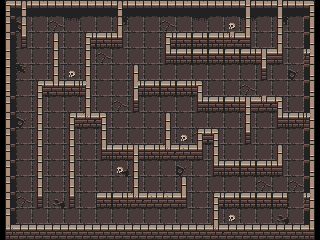

Tiled map render using the project's own tile images. Description and the whole map definition, tile-layer contents included, below:
An orthogonal 20x15 tile map with 16x16 px tiles, 2 tile layers (Camada de Blocos 1, Camada de Blocos 2), 3 tilesets.

<map version="1.10" tiledversion="1.11.2" orientation="orthogonal" renderorder="right-down" width="20" height="15" tilewidth="16" tileheight="16" infinite="0" nextlayerid="3" nextobjectid="1">
 <editorsettings>
  <export target="../maps/nivel1.json" format="json" />
 </editorsettings>
 <tileset firstgid="1" name="atlas_floor-16x16" tilewidth="16" tileheight="16" tilecount="49" columns="7">
  <image source="atlas_floor-16x16.png" width="112" height="112" />
 </tileset>
 <tileset firstgid="50" name="atlas_walls_low-16x16" tilewidth="16" tileheight="16" tilecount="48" columns="12">
  <image source="atlas_walls_low-16x16.png" width="192" height="64" />
 </tileset>
 <tileset firstgid="98" name="atlas_walls_high-16x32" tilewidth="16" tileheight="16" tilecount="192" columns="24">
  <image source="atlas_walls_high-16x32.png" width="384" height="128" />
 </tileset>
 <layer id="1" name="Camada de Blocos 1" width="20" height="15">
  <data encoding="csv">
58,60,60,60,60,60,60,60,60,60,60,60,60,60,60,60,60,60,60,61,
130,8,1,2,12,1,1,15,1,1,2,1,12,1,1,12,1,15,1,133,
130,1,1,1,1,1,1,1,1,1,1,1,1,1,2,1,1,1,1,133,
70,1,1,1,1,1,2,1,1,1,1,1,1,1,1,1,1,1,1,133,
70,16,1,1,1,1,1,1,1,1,1,1,1,1,1,1,1,1,8,133,
70,1,1,1,1,1,1,1,1,1,1,1,1,1,1,2,1,1,1,133,
130,1,1,1,1,1,1,2,1,1,1,1,1,1,1,1,1,1,1,133,
130,8,1,1,1,2,1,1,1,1,1,1,1,1,1,1,1,1,1,133,
130,1,1,1,1,1,1,1,1,1,1,1,2,1,1,1,1,1,1,133,
130,1,1,1,1,1,1,1,1,1,1,1,1,1,1,1,1,1,1,133,
130,1,1,1,1,1,1,10,1,1,1,8,1,1,1,1,1,1,1,133,
130,1,1,1,1,1,1,1,1,1,1,1,1,1,1,1,2,1,2,133,
130,2,1,10,1,1,0,0,1,1,1,1,1,1,1,1,1,1,1,133,
130,1,1,1,1,1,1,1,1,1,1,1,1,1,1,1,1,10,1,133,
94,95,95,95,95,95,95,95,95,95,95,95,95,95,95,95,95,95,95,97
</data>
 </layer>
 <layer id="2" name="Camada de Blocos 2" width="20" height="15">
  <data encoding="csv">
0,50,0,0,0,0,0,50,0,0,0,0,0,0,0,122,0,122,0,0,
0,50,0,0,0,0,0,50,0,0,0,0,0,0,37,62,0,62,0,0,
0,74,0,50,0,51,86,77,0,0,51,86,86,86,76,77,0,62,0,0,
0,0,0,62,0,62,0,0,0,0,75,86,86,86,86,86,52,77,0,65,
0,0,0,62,37,62,0,0,50,0,0,0,0,0,0,0,74,0,0,0,
0,0,51,91,86,65,0,0,63,86,86,86,53,0,0,0,0,0,0,0,
0,0,62,0,0,62,0,0,74,0,0,0,75,86,86,52,76,53,0,0,
0,0,62,0,51,76,53,0,0,0,50,0,0,0,0,62,0,75,86,65,
0,0,62,0,62,0,62,0,0,0,62,37,51,53,0,74,0,0,0,0,
0,0,62,0,62,0,75,86,52,86,76,88,77,62,0,0,0,50,0,0,
0,0,62,0,62,0,0,37,62,0,0,0,0,75,86,86,86,77,0,0,
0,0,62,0,62,0,0,0,62,0,0,50,0,0,0,0,0,0,0,0,
0,0,74,0,74,0,86,86,76,88,88,77,0,51,86,86,86,86,0,65,
0,0,0,0,0,0,0,0,0,0,0,0,0,62,37,0,0,0,0,0,
0,0,0,0,0,0,0,0,0,0,0,0,0,76,0,0,0,0,0,0
</data>
 </layer>
</map>
